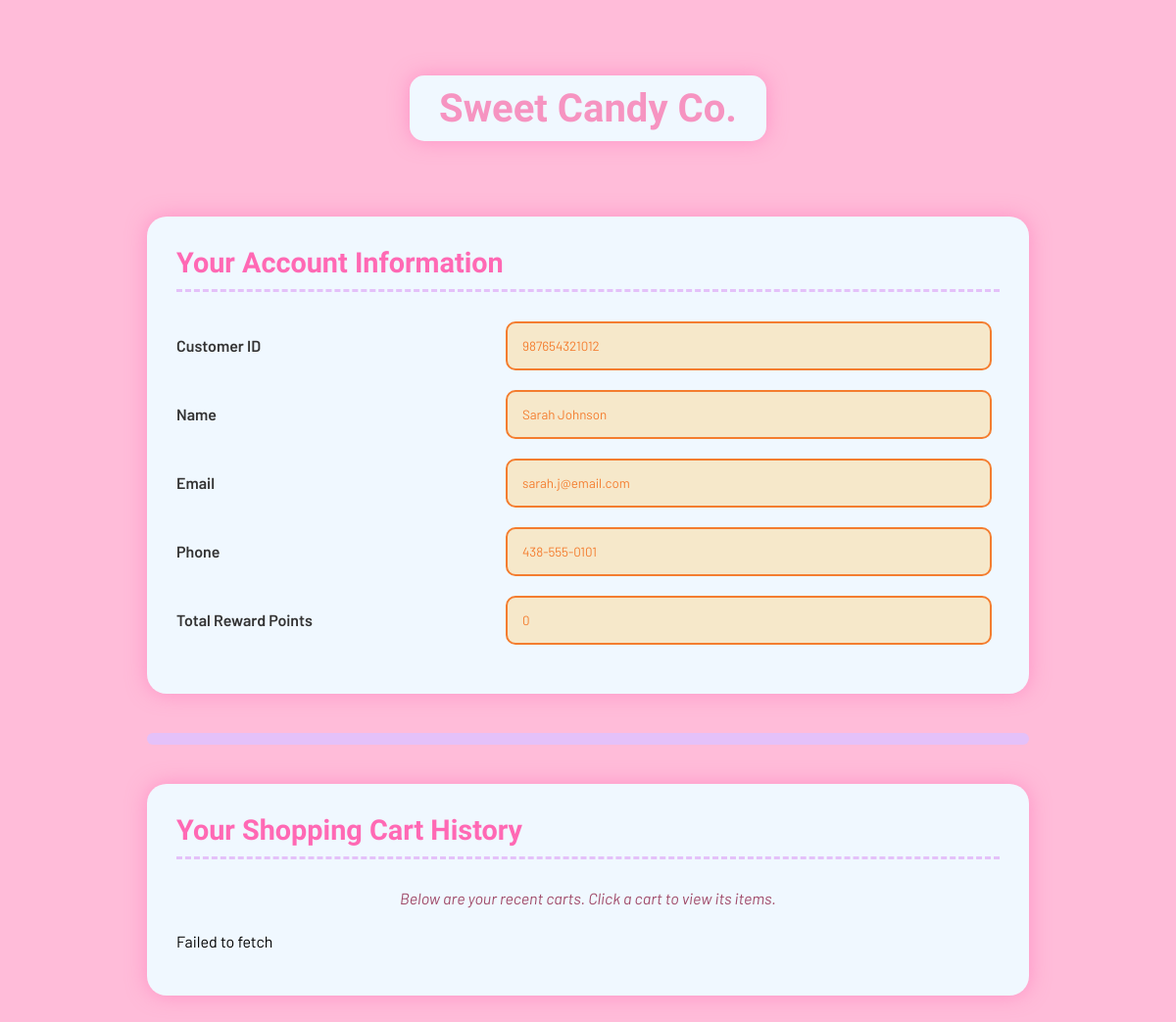
Page /customer_page on the committed database.
### Models/customer.py (models this page shows, shortened)
class Customer(Base):
    __tablename__ = 'customer'
    customer_id = Column(String(12), primary_key=True)
    name = Column(String(100), nullable=False)
    email = Column(String(100), nullable=False, unique=True)
    phone = Column(String(100), nullable=False, unique=True)
    total_reward_points = Column(Integer, default=0)
    @staticmethod
    def getCustomerData(customer_id):
        query = """
                SELECT customerId, name, email, phone, totalRewardPoints
                FROM customer WHERE customerId = ?
                """
        result = fetchall(query, (customer_id,))
        if result and len(result) > 0:
            row = result[0]
            keys = ['customerId','name','email','phone','totalRewardPoints',];
            customer_data = [
                            SimpleNamespace(**{k: r[i] for i, k in enumerate(keys)})
                            for r in result
                            ]
            return True, customer_data
        return False, None

### app.py (the view)
@app.route('/customer_page')
def customerPage():
    membership_number = session.get('membership_number')
    membership_number = 1 if membership_number is None else session.get('membership_number'); #! Remove later
    if not membership_number:
        return jsonify({"status": "error", "message": "No membership number in session"}), 401
    success,customer_data = getCustomerData(987654321012)
    if success:
        return render_template('customerPage.html',customer_data = customer_data)
    else:
        return print(customer_data),404

### Controllers/customer_controller.py (called while the page is built)
def getCustomerData(customer_id):
    try:
        success,customer = Customer.getCustomerData(customer_id)
        if success:
            return True, customer
        else:
            return False, "Customer not found."
    except Exception as e:
        return False, f"Error getting customer: {e}"

### Models/database.py (called while the page is built)
def get_connection():
    return sqlite3.connect(DB_PATH)

@contextmanager
def get_cursor():
    conn = get_connection()
    try:
        cursor = conn.cursor()
        yield cursor
        conn.commit()
    finally:
        conn.close()

def fetchall(query, params=None):
    with get_cursor() as cursor:
        if params:
            cursor.execute(query, params)
        else:
            cursor.execute(query)
        return cursor.fetchall()

### templates/customerPage.html (shortened to what this page needs)
<!DOCTYPE html>
<html lang="en">
<head>
    <link rel="stylesheet" href="{{ url_for('static', filename='customer_style.css') }}">
</head>
<body>
    <header>
        <h1>Sweet Candy Co.</h1>
    </header>
    <main class="container">
        <section class="info-card" id="account-info">
            <h2>Your Account Information</h2>
            {% for customer_data in customer_data %}
            <form id="account-form">
                <div class="field-row">
                    <label for="customerId">Customer ID</label>
                    <input type="text" id="customerId"  value="{{customer_data.customerId}}" disabled>
                </div>
                <div class="field-row">
                    <label for="name">Name</label>
                    <input type="text" id="name"  value="{{customer_data.name}}" disabled>
                </div>
                <div class="field-row">
                    <label for="email">Email</label>
                    <input type="email" id="email"  value="{{customer_data.email}}" disabled>
                </div>
                <div class="field-row">
                    <label for="phone">Phone</label>
                    <input type="tel" id="phone"  value="{{customer_data.phone}}" disabled>
                </div>
                <div class="field-row">
                    <label for="total-rewards">Total Reward Points</label>
                    <input type="text" id="total-rewards"  value="{{customer_data.totalRewardPoints}}" disabled>
                </div>
            </form>
             {% else %}
                <p>No Customer data found</p>
            {% endfor %}
        </section>
        <hr>
        <section class="info-card" id="cart-history">
            <h2>Your Shopping Cart History</h2>
            <p class="history-tip">Below are your recent carts. Click a cart to view its items.</p>
            <div id="carts-list">
            </div>
        </section>
    </main>
</body>
</html>

### static/customer_style.css (style rules this page uses)
body { font-family: 'Barlow', sans-serif; background-color: #ffbcd9; padding: 30px; margin: 0; }
h1 { font-family: 'Barriecito', 'Barlow', sans-serif; color: #F694C1; }
h2 { font-family: 'Barriecito', 'Barlow', sans-serif; color: #ff69b46d; }
header { text-align: center; padding: 20px 0; }
header h1 { display: inline-block; color: #F694C1; padding: 10px 30px; background-color: aliceblue; border-radius: 15px; box-shadow: 0 0 20px rgba(255, 105, 180, 0.5); font-size: 2.5rem; }
.container { max-width: 900px; margin: 30px auto; padding: 0 10px; }
.info-card { background-color: aliceblue; padding: 30px; margin-bottom: 30px; border-radius: 20px; box-shadow: 0 0 20px rgba(255, 105, 180, 0.5); }
.info-card h2 { color: #ff69b4; border-bottom: 3px dashed #E4C1F9; padding-bottom: 10px; margin-top: 0; margin-bottom: 30px; font-size: 1.8rem; }
.field-row { display: flex; flex-direction: column; margin-bottom: 20px; gap: 5px; }
.field-row label { font-weight: 600; color: #333; flex-basis: auto; }
.field-row input { width: 100%; padding: 15px; border-radius: 10px; border: 2px solid #F47D2F; color: #F47D2F; background-color: #ffc8695a; font-family: 'Barlow', sans-serif; transition: all 0.2s ease-in-out; }
.field-row input::placeholder { color: #F47D2F; }
@media (min-width: 640px) { .field-row { flex-direction: row; align-items: center; gap: 0; } }
@media (min-width: 640px) { .field-row label { flex-basis: 40%; } }
@media (min-width: 640px) { .field-row input { flex-basis: 55%; width: auto; } }
hr { border: none; height: 12px; background-color: #E4C1F9; margin: 40px auto; border-radius: 6px; }
.history-tip { font-style: italic; color: #a04b6a; margin-top: 5px; margin-bottom: 25px; text-align: center; }

### rows in the picture
Customer: customerId "987654321012", name "Sarah Johnson", email "sarah.j@email.com", phone "438-555-0101"
